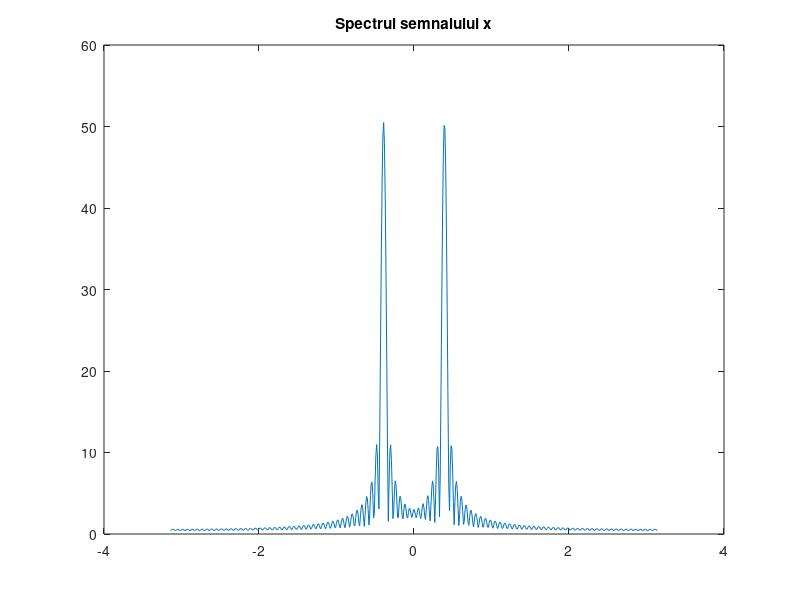
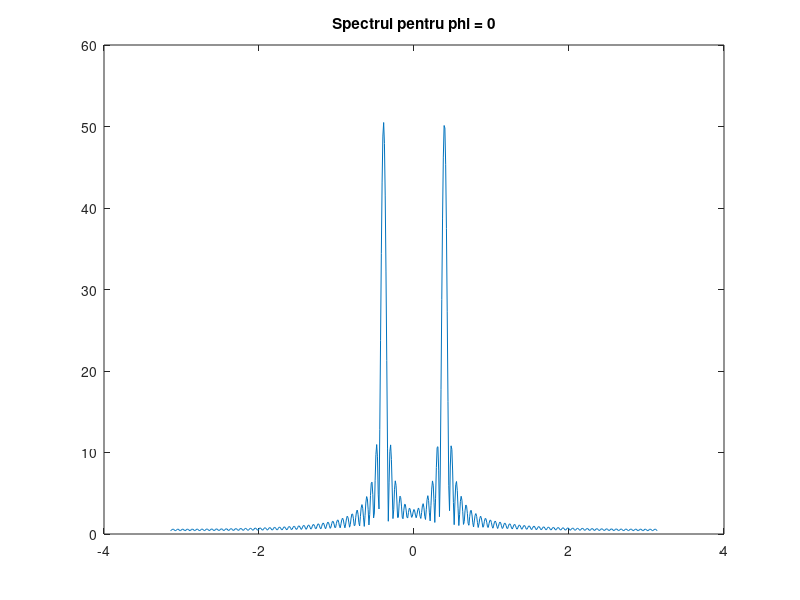
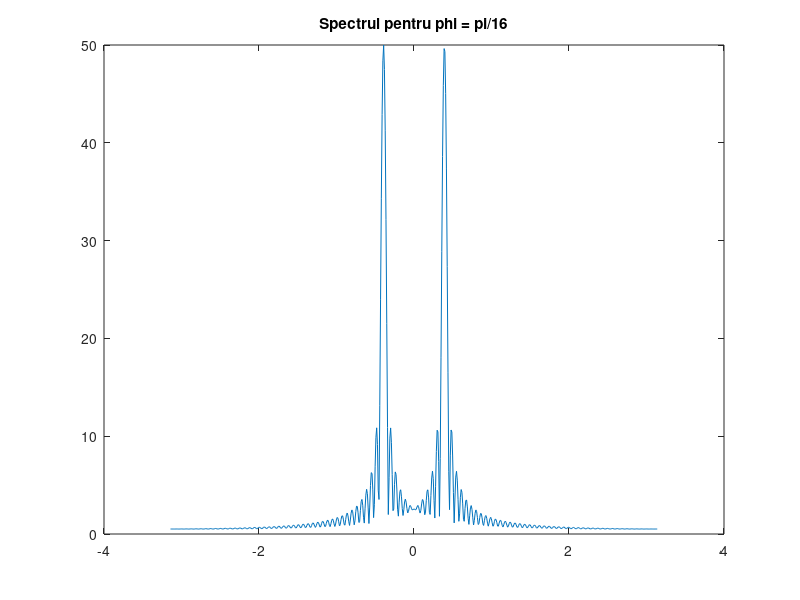
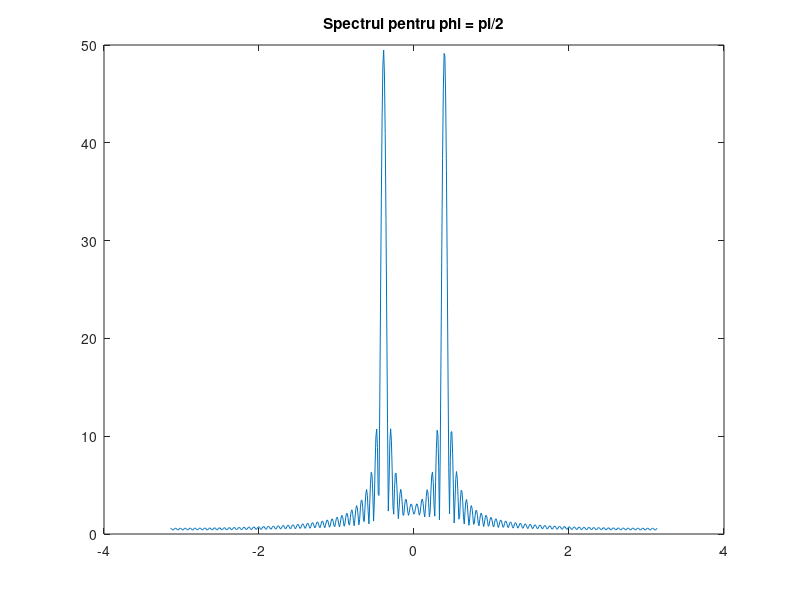

Here is the MATLAB script that generated these plots, in order:
N = 100;
n = 0:N-1;
w0 = pi/8;
phi = pi;
x = cos(w0 * n + phi); 
w = -pi:0.01:pi;
X = freqz(x, 1, w);
figure(1);
plot(w, abs(X));
title('Spectrul semnalului x');

%{
Se observa ca graficul spectrului semnalului este simetric fata de axa
verticala. Mai exact, |X(w)| = |X(-w)|.
%}


phi1 = 0;
phi2 = pi/16;
phi3 = pi/2;

x1 = cos(w0 * n + phi1);
X1 = freqz(x1, 1, w);
figure(2);
plot(w,abs(X1));
title('Spectrul pentru phi = 0');

x2 = cos(w0 * n + phi2);
X2 = freqz(x2, 1, w);
figure(3);
plot(w,abs(X2));
title('Spectrul pentru phi = pi/16');

x3 = cos(w0 * n + phi3);
X3 = freqz(x3, 1, w);
figure(4);
plot(w,abs(X3));
title('Spectrul pentru phi = pi/2');













